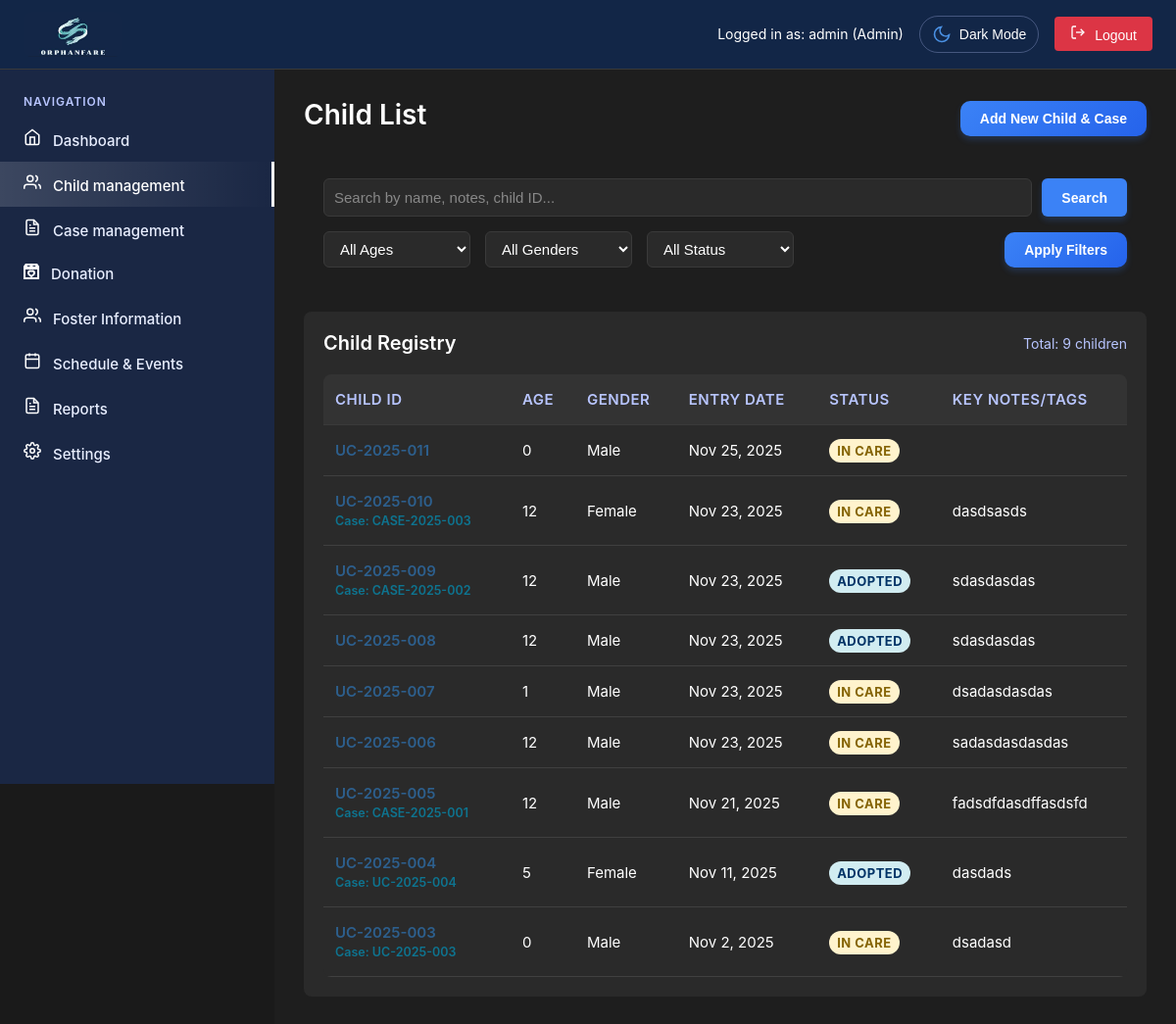
The app's page /admin/child-management.php (signed in), older data.
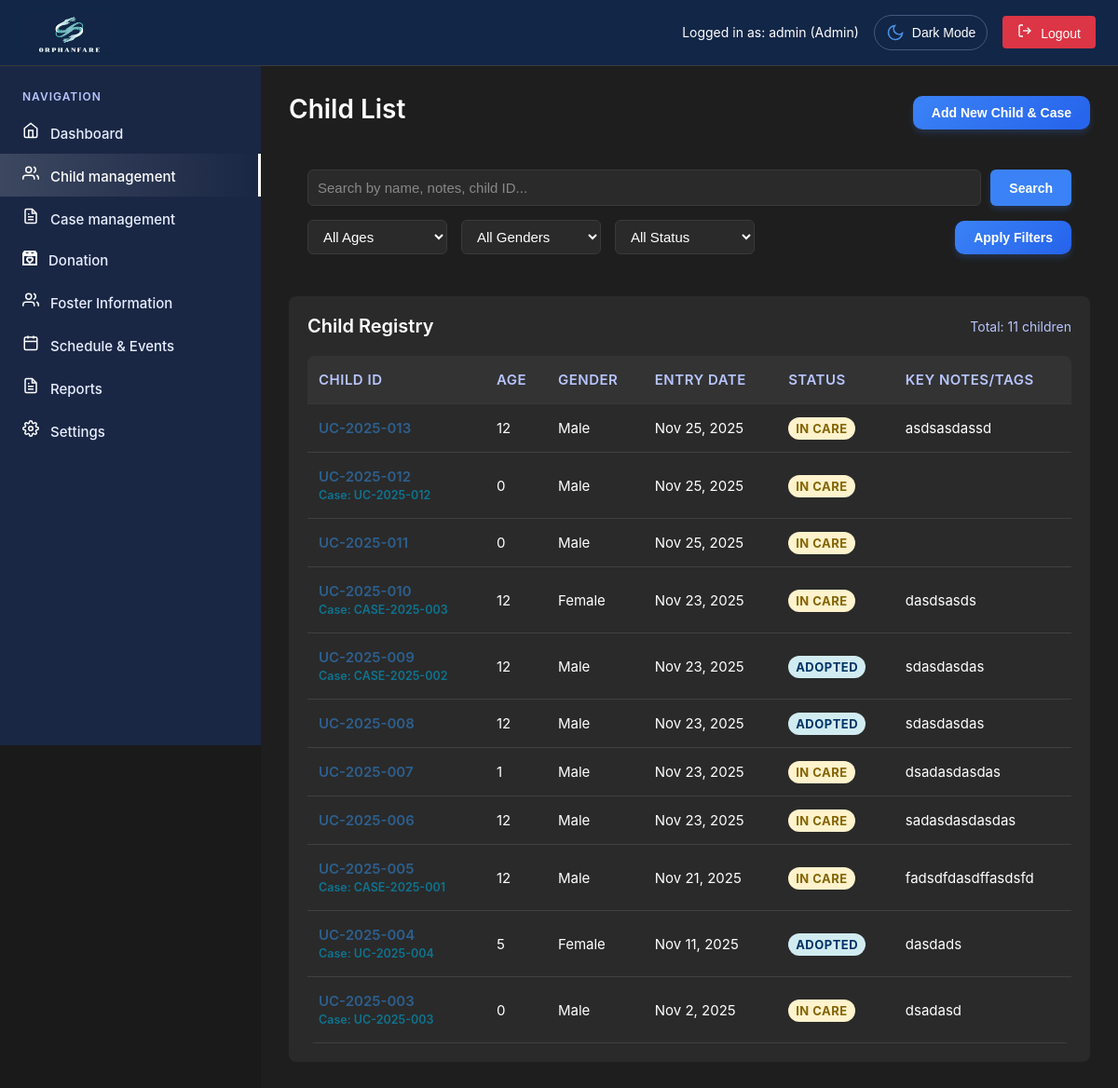
The same page, newer data.
### tables this page shows
CREATE TABLE `children` (
  `id` int(11) NOT NULL,
  `child_id` varchar(20) NOT NULL,
  `name` varchar(100) NOT NULL,
  `age` int(11) NOT NULL,
  `gender` enum('Male','Female') NOT NULL,
  `date_of_birth` date DEFAULT NULL,
  `entry_date` date NOT NULL,
  `status` enum('Adoptable','Adopted','In Care','Reintegrated') DEFAULT 'In Care',
  `address` text DEFAULT NULL,
  `civil_status` varchar(50) DEFAULT NULL,
  `birth_place` varchar(255) DEFAULT NULL,
  `educational_attainment` varchar(100) DEFAULT NULL,
  `occupation` varchar(100) DEFAULT NULL,
  `monthly_income` varchar(50) DEFAULT NULL,
  `religion` varchar(100) DEFAULT NULL,
  `family_composition` text DEFAULT NULL,
  `problem_presented` text DEFAULT NULL,
  `assessment_recommendation` text DEFAULT NULL,
  `health_status` varchar(100) DEFAULT 'Good',
  `allergies` text DEFAULT NULL,
  `emergency_contact` varchar(100) DEFAULT NULL,
  `contact_phone` varchar(20) DEFAULT NULL,
  `problem_description` text DEFAULT NULL,
  `notes` text DEFAULT NULL,
  `photo_path` varchar(255) DEFAULT NULL,
  `created_at` timestamp NOT NULL DEFAULT current_timestamp(),
  `updated_at` timestamp NOT NULL DEFAULT current_timestamp() ON UPDATE current_timestamp(),
  `linked_case_id` varchar(20) DEFAULT NULL,
  `created_by` int(11) DEFAULT NULL,
  `cf_educational_level` varchar(100) DEFAULT NULL,
  `cf_religion` varchar(50) DEFAULT NULL,
  `cf_special_needs` text DEFAULT NULL,
  `cf_hobbies` text DEFAULT NULL,
  `cf_school_name` varchar(255) DEFAULT NULL,
  `cf_grade_level` varchar(50) DEFAULT NULL,
  `cf_favorite_color` text DEFAULT NULL
);

### admin/includes/permissions.php (called while the page is built, shortened)
<?php
class PermissionManager {
    private $conn;
    private $role;
    private $is_pdo = false;
    public function __construct($conn, $role, $user_id) {
        $this->conn = $conn;
        $this->role = $role;
        $this->is_pdo = $conn instanceof PDO;
    }
    public function hasPermission($module, $action) {
        if ($this->is_pdo) {
            $sql = "SELECT can_view, can_edit, can_delete, can_create
                    FROM permissions
                    WHERE role = ? AND module = ?";
            $stmt = $this->conn->prepare($sql);
            $stmt->execute([$this->role, $module]);
            $permission = $stmt->fetch(PDO::FETCH_ASSOC);
        }
        if ($permission) {
            switch ($action) {
                case 'view': return (bool)$permission['can_view'];
                case 'edit': return (bool)$permission['can_edit'];
                case 'delete': return (bool)$permission['can_delete'];
                case 'create': return (bool)$permission['can_create'];
            }
        }
        return false;
    }
}
?>

### admin/includes/auth.php (called while the page is built, shortened)
<?php
function formatDate($date) {
    return date('M j, Y', strtotime($date));
}
?>

### admin/child-management.php (the view, shortened to what the changed rows need)
<?php
require_once 'includes/header.php';
function getStatusBadgeClass($status) {
    switch ($status) {
        case 'Adopted': return 'status-approved';
        case 'In Care': return 'status-progress';
    }
}
$whereClause = "WHERE 1=1";
$params = [];
$children = [];
try {
    $stmt = $pdo->prepare("SELECT * FROM children $whereClause ORDER BY created_at DESC");
    $stmt->execute($params);
    $children = $stmt->fetchAll();
} catch (Exception $e) {
    $children = [];
}
$totalChildren = count($children);
$canEdit = $permissionManager->hasPermission('child_management', 'edit');
?>
<main class="main-content">
    <div class="page-header">
        <h1 class="page-title">Child List
        </h1>
    </div>
    <div class="registry-section">
        <div class="registry-header">
            <h2 class="registry-title">Child Registry</h2>
            <span class="total-count">Total: <?php echo $totalChildren; ?> children</span>
        </div>
        <table class="foster-table">
            <thead>
                <tr>
                    <th>Child ID</th>
                    <th>Age</th>
                    <th>Gender</th>
                    <th>Entry Date</th>
                    <th>Status</th>
                    <th>Key Notes/Tags</th>
                </tr>
            </thead>
            <tbody>
                <?php foreach ($children as $child): ?>
                <tr>
                    <td class="foster-id clickable-id"
                        <?php if ($canEdit): ?>onclick="showChildDetails('<?php echo htmlspecialchars($child['child_id']); ?>')" style="cursor: pointer; color: #2d5f8d;"<?php else: ?>style="cursor: not-allowed; color: #cccccc;"<?php endif; ?>>
                        <?php echo htmlspecialchars($child['child_id']); ?>
                        <?php if ($child['linked_case_id']): ?>
                        <br><small style="color: #0E7490;">Case: <?php echo htmlspecialchars($child['linked_case_id']); ?></small>
                        <?php endif; ?>
                    </td>
                    <td><?php echo htmlspecialchars($child['age']); ?></td>
                    <td><?php echo htmlspecialchars($child['gender']); ?></td>
                    <td><?php echo formatDate($child['entry_date'] ?? $child['created_at']); ?></td>
                    <td><span class="status-badge <?php echo getStatusBadgeClass($child['status']); ?>">
                        <?php echo htmlspecialchars($child['status']); ?>
                    </span></td>
                    <td class="notes-cell"><?php echo htmlspecialchars($child['notes'] ?? 'No notes'); ?></td>
                </tr>
                <?php endforeach; ?>
            </tbody>
        </table>
    </div>
</main>
<?php require_once 'includes/footer.php'; ?>

Row changes from the older to the newer data that the page shows:
added children: child "UC-2025-013", age "12", gender "Male", entry_date "Nov 25, 2025", status "IN CARE", notes "asdsasdassd"
added children: child "UC-2025-012", linked_case "UC-2025-012", age "0", gender "Male", entry_date "Nov 25, 2025", status "IN CARE"
Text that changed along with them:
$totalChildren: "9" → "11"
